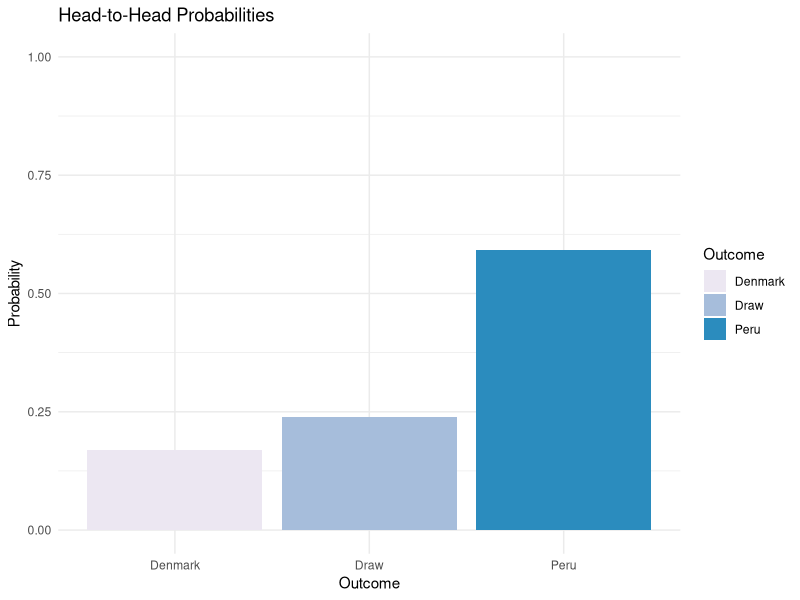
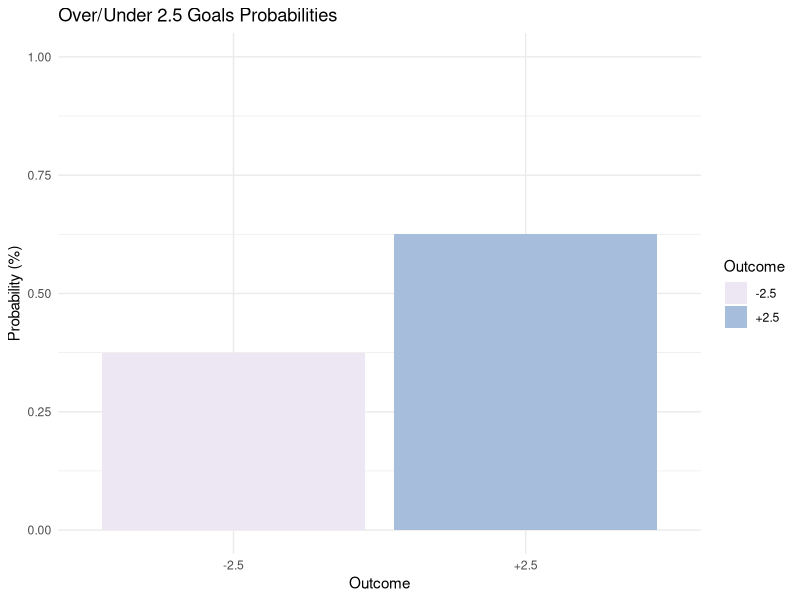

The R script that drew these images, in order:
# MonteCarlo Project
# Define Scope and Objective
# Use of xG to predict the outcome of a game based on xG instead of Poisson
# https://github.com/sonofacorner/matplotlib-tutorials/blob/main/intro_monte_carlo/main_notebook.ipynb
# setwd('Documents/Github/MonteCarlo-ExpectedGoals')

# To-do Next: Automate extraction for other matches using dictionary and concatenate all into a consolidated dataset

# Only then start coding in R
#       - Probabilities of each team winning
#       - xG Flowchart + Probability visualization
#       - 3 points for the team that deserved to win
#       - Expected Points Model to see if we should have passed
# Peru vs Denmark: 7532


# Import libraries
library(readr)
library(ggplot2)
library(RColorBrewer)
library(viridis)


# Data is being extracted using Statsbomb's Python API
# See data_extraction.py script for more reference

# Read the dataset with the consolidated data
data <- read.csv('WC_Group_C_2018.csv')

# Get a list of the column names
colnames(data)

##########################################################################################
# SIMULATING ONE GAME SECTION
##########################################################################################

# Filtering to keep only the data for the game I need: Peru vs Denmark
# match_id = 7532
simulate_game <- function(match_id) {
  
  # Filtering the game to account only for the game of interest
  game_data <- data[data$match_id == match_id,]
  
  # Getting a list of the two teams involved -distinct Python/SQL | unique R
  teams <- unique(game_data$team)
  
  # Indexing the list and assigning the values to both home and away_teams
  home_team <- teams[1] # i.e. "Peru"
  away_team <- teams[2] # i.e. "Denmark"
  
  # Filtering the dataframe to two different dataframes for each team
  home_shots <- game_data[game_data$team == home_team,]
  away_shots <- game_data[game_data$team == away_team,]
  
  # Simulating -- Home Team -- Goals
  # Defining a counter to count the number of goals
  home_goals <- 0 
  
  # Making sure we only execute if there are records (shots) in the dataframe
  # Some teams may have done so bad that did not shoot in the entire game. Rare but possible.
  if (nrow(home_shots) > 0) {
    
    # For loop to iterate over the shots in the game
    for (shot in home_shots$shot_statsbomb_xg) {
      
      # Sampling a random number between 0 and 1
      # We use runif following a uniform distribution
      prob <- runif(1)
      
      # If the random number is less than the Expected Goals (xG) then it counts as a goal
      # Explain and Expand in report the reasoning behind this
      if (prob < shot) {
        home_goals <- home_goals + 1
      }
    }
  }
  
  # Simulating -- Away Team -- Goals
  # Defining a counter for away team
  away_goals <- 0
  
  # Repeat the same block of code but for the away counter
  if (nrow(away_shots) > 0) {
    
    for (shot in away_shots$shot_statsbomb_xg){
      prob <- runif(1)
      
      if (prob < shot) {
        away_goals <- away_goals + 1
      }
    }
  }
  
  return(setNames(
    list(home_goals, away_goals),
    c(home_team, away_team)
  ))
}

# match_id of the game we are interested
a = 7532 # Peru vs Denmark
# a = 7546 # Peru vs France
# a = 7562 # Peru vs Australia

result <- simulate_game(a)
print(result[[1]] > result[[2]])
print(result$home_team)
# Function simulating a match


##########################################################################################
# ITERATING K TIMES - MONTECARLO EXPECTED GOALS
##########################################################################################

k_simulations <- function(match_id, k=10000){
  
  # Getting the team names section -- Keeping comments out for readability
  game_data <- data[data$match_id == match_id,]
  teams <- unique(game_data$team)
  home_team <- teams[1] # i.e. "Peru"
  away_team <- teams[2] # i.e. "Denmark"
  
  # H2H (Head to Head) Ocurrences
  home <- 0
  draw <- 0
  away <- 0
  
  # Over 2.5 Goals Ocurrences
  o_2_5 <- 0
  u_2_5 <- 0
  
  # Creating the for loop to iterate the previous function k times and store results
  for (i in 1:k) {
    
    # Apply the function
    simulation <- simulate_game(a)
    
    # If statements to populate the H2H and O2.5 variables based on simulation
    if (simulation[[1]] > simulation[[2]]) {
      home <- home + 1
      if (simulation[[1]] + simulation[[2]] > 2.5) {
        o_2_5 <- o_2_5 + 1
      }
      else {
        u_2_5 <- u_2_5 + 1
      }
    }
    
    else if (simulation[[1]] < simulation[[2]]) {
      away <- away + 1
      if (simulation[[1]] + simulation[[2]] > 2.5) {
        o_2_5 <- o_2_5 + 1
      }
      else {
        u_2_5 <- u_2_5 + 1
      }
    }
    
    else {
      draw <- draw + 1
      if (simulation[[1]] + simulation[[2]] > 2.5) {
        o_2_5 <- o_2_5 + 1
      }
      else {
        u_2_5 <- u_2_5 + 1
      }
    }
  }
  
  # Calculate probabilities for each outcome
  # H2H
  home_prob <- home / k
  draw_prob <- draw / k
  away_prob <- away / k
  
  # O/U
  o2_5_prob <- o_2_5 / k
  u2_5_prob <- u_2_5 / k
  
  return(setNames(
    list(home_prob, draw_prob, away_prob, o2_5_prob, u2_5_prob),
    c(home_team, 'Draw', away_team, '+2.5', '-2.5')
  ))
}

final_montecarlo <- k_simulations(a)
print(final_montecarlo)


##########################################################################################
# GRAPH SECTION FOR REPORT
##########################################################################################
# color pallettes for brewer: https://r-graph-gallery.com/38-rcolorbrewers-palettes.html

# Setting output directory to save the plots for report
output_dir <- 'plots'

# Extracting names and probabilities
team_names <- names(final_montecarlo)
probabilities <- unlist(final_montecarlo)  # Converting into a vector

# Head-to-Head -- Graph 1
df_h2h <- data.frame(
  Outcome = team_names[1:3],   # Only getting Home,Draw, and Away
  Probability = probabilities[1:3]
)

h2h_plot <- ggplot(df_h2h, aes(x = Outcome, y = Probability, fill = Outcome)) +
  geom_bar(stat = "identity") +
  ggtitle("Head-to-Head Probabilities") +
  xlab("Outcome") +
  ylab("Probability") +
  scale_y_continuous(limits = c(0, 1)) +
  scale_fill_brewer(palette = "PuBu") + 
  theme_minimal()

# Saving the plot
ggsave(filename= file.path(output_dir, 'h2h_probabilities.png'),
       plot = h2h_plot, width = 6, height = 4, dpi =300)

# Over/Under Goals -- Graph 2
df_ou <- data.frame(
  Outcome = team_names[4:5],
  Probability = probabilities[4:5]
)

ou_plot <- ggplot(df_ou, aes(x = Outcome, y = Probability, fill = Outcome)) +
  geom_bar(stat = "identity") +
  ggtitle("Over/Under 2.5 Goals Probabilities") +
  xlab("Outcome") +
  ylab("Probability (%)") +
  scale_y_continuous(limits = c(0, 1)) +
  scale_fill_brewer(palette = "PuBu") + # PuBu
  theme_minimal()

# Saving the plot
ggsave(filename= file.path(output_dir, 'o_u_probabilities.png'),
       plot = ou_plot, width = 4, height = 4, dpi = 300)

##########################################################################################
# EXPECTED POINTS SECTION
##########################################################################################
# Using the paper Monte Carlo Simulations and Applications in Sports as Reference
# Expected Points Formula:
# xPts = 3 * P(win) + 1 * P(tie) + 0 * P(loss)


calculate_xpts <- function(montecarlo_output){
  
  final_montecarlo <- montecarlo_output
  
  # Accessing the data from the input
  # Extracting names and probability
  team_names <- names(final_montecarlo)
  probabilities <- unlist(final_montecarlo)  # Converting into a vector
  
  # Only keeping variables of interest for the xPTS formula (Home, Draw, Away)
  outcomes_of_interest <- team_names[1:3]
    
  # Assignings Probabilities
  home_prob <-probabilities[1]
  draw_prob <- probabilities[2]
  away_prob <- probabilities[3]
  
  # Expected Points Formula - Vould great a function here but it would make it messier imo
  home_xPTS <- 3 * home_prob + 1 * draw_prob + 0 * away_prob
  away_xPTS <- 3 * away_prob + 1 * draw_prob + 0 * home_prob
    
  # Removing the inherited names from the unlist of probabilities
  home_xPTS <- unname(home_xPTS)
  away_xPTS <- unname(away_xPTS)
  
  # return(c(home_xPTS, away_xPTS))
  return(setNames(
    list(home_xPTS, away_xPTS),
    c(team_names[1], team_names[3])
  ))
  
}

xPTS_output <- calculate_xpts(final_montecarlo)


